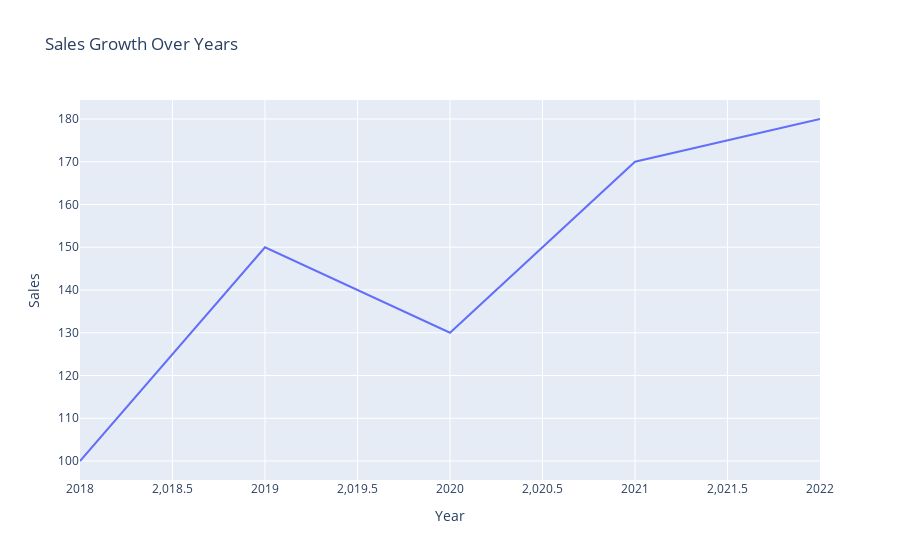

Notebook code cell kept with this figure:
### Code cell
import plotly.express as px

data = {
    "Year": [2018, 2019, 2020, 2021, 2022],
    "Sales": [100, 150, 130, 170, 180]
}

fig = px.line(data, x="Year", y="Sales", title="Sales Growth Over Years")
fig.show()

### Figure 1 — Plotly figure (JSON) as saved in the notebook; plotly's stock layout.template omitted (floating-point values rounded to 4 significant figures)
{"data": [{"hovertemplate": "Year=%{x}<br>Sales=%{y}<extra></extra>", "legendgroup": "", "line": {"color": "#636efa", "dash": "solid"}, "marker": {"symbol": "circle"}, "mode": "lines", "name": "", "orientation": "v", "showlegend": false, "type": "scatter", "x": [2018, 2019, 2020, 2021, 2022], "xaxis": "x", "y": [100, 150, 130, 170, 180], "yaxis": "y"}], "layout": {"legend": {"tracegroupgap": 0}, "title": {"text": "Sales Growth Over Years"}, "xaxis": {"anchor": "y", "domain": [0, 1], "title": {"text": "Year"}}, "yaxis": {"anchor": "x", "domain": [0, 1], "title": {"text": "Sales"}}}}
